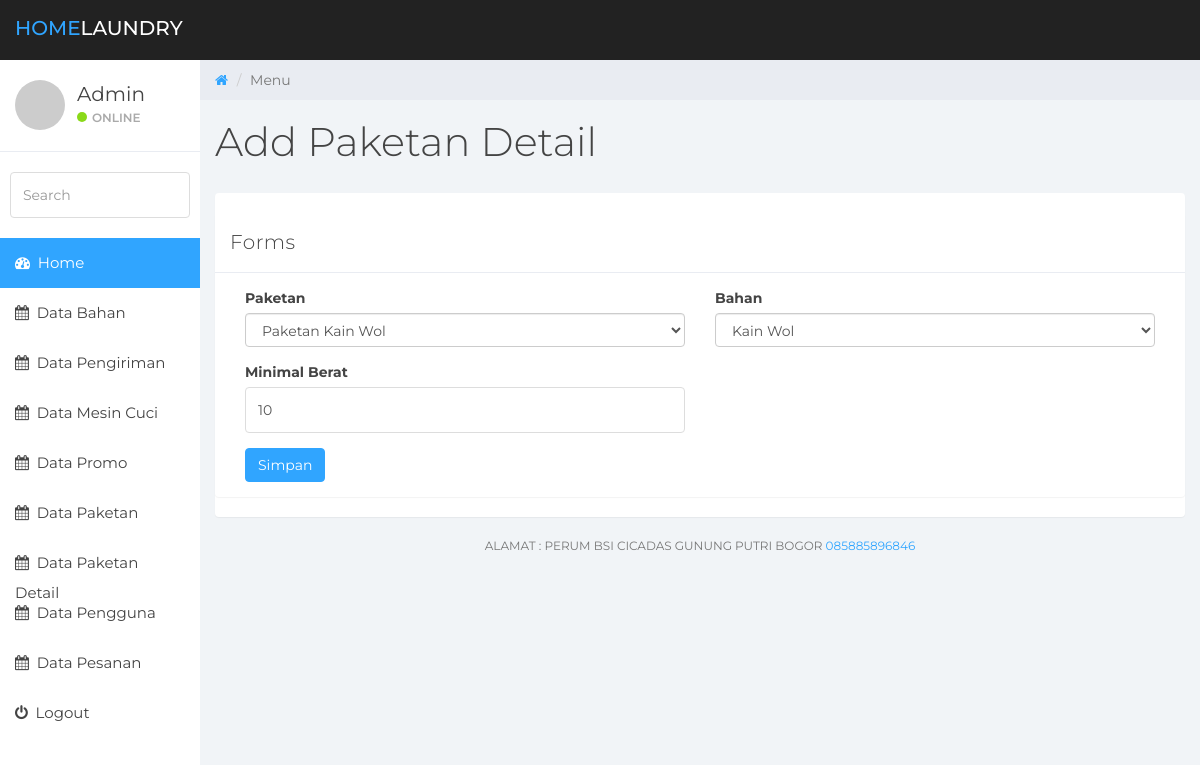
The app's page /admin/paketan_detail/update/1 with its own data.
### tables this page shows
CREATE TABLE `paketan_detail` (
  `id_paketan_detail` int(3) NOT NULL AUTO_INCREMENT,
  `id_paketan` int(3) NOT NULL,
  `id_bahan` int(3) NOT NULL,
  `minimal_berat` int(3) NOT NULL,
  `harga_paketan` decimal(13,0) NOT NULL,
  PRIMARY KEY (`id_paketan_detail`),
  KEY `id_paketan` (`id_paketan`),
  CONSTRAINT `paketan_detail_ibfk_1` FOREIGN KEY (`id_paketan`) REFERENCES `paketan` (`id_paketan`) ON DELETE CASCADE ON UPDATE CASCADE
);

CREATE TABLE `paketan` (
  `id_paketan` int(3) NOT NULL AUTO_INCREMENT,
  `nama_paketan` varchar(100) NOT NULL,
  `total_harga_paketan` decimal(13,0) NOT NULL DEFAULT '0',
  `tipe_potongan_paketan` int(1) NOT NULL COMMENT '0 = Rupiah, 1 = Persen',
  `potongan_harga_paketan` double NOT NULL,
  `waktu_pembuatan` datetime NOT NULL,
  `waktu_perubahan_terakhir` timestamp NOT NULL DEFAULT CURRENT_TIMESTAMP ON UPDATE CURRENT_TIMESTAMP,
  PRIMARY KEY (`id_paketan`)
);

CREATE TABLE `bahan` (
  `id_bahan` int(3) NOT NULL AUTO_INCREMENT,
  `nama_bahan` varchar(50) NOT NULL,
  `harga_kiloan` decimal(13,0) NOT NULL DEFAULT '0',
  `harga_satuan` decimal(13,0) NOT NULL DEFAULT '0',
  `status_bahan` int(1) NOT NULL COMMENT '0 = Tidak aktif, 1 = Aktif',
  `waktu_pembuatan` datetime DEFAULT NULL,
  `waktu_perubahan_terakhir` timestamp NOT NULL DEFAULT CURRENT_TIMESTAMP ON UPDATE CURRENT_TIMESTAMP,
  PRIMARY KEY (`id_bahan`)
);

### application/controllers/admin/PaketanDetailController.php (called while the page is built, shortened)
<?php if ( ! defined('BASEPATH')) exit('No direct script access allowed');
class PaketanDetailController extends CI_Controller {
	public function __construct()
	{
		$this->load->library('session');
		$this->load->model('PaketanDetail');
		$this->load->model('Paketan');
		$this->load->model('Bahan');
	}
	public function update($idpaketandetail)
	{
		$data['content'] = "updatepaketandetail";
		$data['title'] = "Update Paketan Detail";
		$data['idpaketandetail'] = $idpaketandetail;
		$data['paketan'] = $this->Paketan->SelectAll();
		$data['bahan'] = $this->Bahan->SelectAll();
		$data['row'] = $this->PaketanDetail->SelectIdPaketanDetail($idpaketandetail)->row();
		$this->load->view('admin/adminapp',$data);
	}
}

### index.php (called while the page is built, shortened)
<?php
require_once BASEPATH.'core/CodeIgniter.php';

### application/models/Paketan.php (called while the page is built, shortened)
<?php if ( ! defined('BASEPATH')) exit('No direct script access allowed');
class Paketan extends CI_Model
{
	public function SelectAll()
	{
		$this->db->select('*');
		$this->db->from('paketan');
		return $this->db->get();
	}
}

### application/models/PaketanDetail.php (called while the page is built, shortened)
<?php if ( ! defined('BASEPATH')) exit('No direct script access allowed');
class PaketanDetail extends CI_Model
{
	public function SelectIdPaketanDetail($id)
	{
		$this->db->select('*');
		$this->db->from('paketan_detail');
		$this->db->where('id_paketan_detail',$id);
		return $this->db->get();
	}
}

### application/models/Bahan.php (called while the page is built, shortened)
<?php if ( ! defined('BASEPATH')) exit('No direct script access allowed');
class Bahan extends CI_Model
{
	public function SelectAll()
	{
		$this->db->select('*');
		$this->db->from('bahan');
		return $this->db->get();
	}
}

### application/views/admin/pages/updatepaketandetail.php (the view, shortened to what this page needs)
<div class="col-sm-9 col-sm-offset-3 col-lg-10 col-lg-offset-2 main">
	<div class="row">
		<ol class="breadcrumb">
			<li><a href="#">
				<em class="fa fa-home"></em>
			</a></li>
			<li class="active">Menu</li>
		</ol>
	</div>
	<div class="row">
		<div class="col-lg-12">
			<h1 class="page-header">Add Paketan Detail</h1>
		</div>
	</div>
	<div class="panel panel-container">
		<div class="row">
			<div class="col-lg-12">
				<div class="panel panel-default">
					<div class="panel-heading">Forms</div>
					<div class="panel-body">
						<form action="<?php echo base_url(); ?>admin/PaketanDetailController/updateproses/<?php echo $idpaketandetail; ?>" method="post">
							<div class="col-md-6">
								<div class="form-group">
									<label>Paketan</label>
									<select class="form-control" name="id_paketan">
										<?php foreach ($paketan->result() as $items) { ?>
											<option value="<?php echo $items->id_paketan; ?>" <?php if($row->id_paketan == $items->id_paketan){ echo 'selected'; }?>><?php echo $items->nama_paketan; ?></option>
										<?php } ?>
									</select>
								</div>
								<div class="form-group">
									<label>Minimal Berat</label>
									<input class="form-control" placeholder="Minimal Berat" name="minimal_berat" value="<?php echo $row->minimal_berat; ?>">
								</div>
							</div>
							<div class="col-md-6">
								<div class="form-group">
									<label>Bahan</label>
									<select class="form-control" name="id_bahan">
										<?php foreach ($bahan->result() as $items) { ?>
											<option value="<?php echo $items->id_bahan; ?>" <?php if($row->id_bahan == $items->id_bahan){ echo 'selected'; }?>><?php echo $items->nama_bahan; ?></option>
										<?php } ?>
									</select>
								</div>
							</div>
							<div class="col-md-12">
								<button type="submit" name="submit" class="btn btn-primary">Simpan</button>
							</div>
						</form>
					</div>
				</div>
			</div>
		</div>
	</div>
	<div class="col-sm-12">
		<p class="back-link">Alamat : Perum BSI Cicadas Gunung Putri Bogor <a href="https://www.medialoot.com">085885896846</a></p>
	</div>
</div>

### assets/css/styles.css (style rules this page uses)
body { background: #f1f4f7; padding-top: 60px; font-size: 14px; color: #444444; font-family: "Montserrat", "Helvetica Neue", Helvetica, Arial, sans-serif; }
p { color: #777; }
a, a:hover, a:focus { color: #30a5ff; }
h1, h2, h3, h4, h5, h6 { color: #444444; }
h1 { font-weight: 300; font-size: 40px; }
input.form-control { border: 1px solid #ddd; box-shadow: none; height: 46px; }
.btn-primary, .btn-primary:hover, .btn-primary:focus, .btn-primary:active, .btn-primary.active, .open > .dropdown-toggle.btn-primary, .btn-primary.disabled, .btn-primary[disabled], fieldset[disabled] .btn-primary, .btn-primary.disabled:hover, .btn-primary[disabled]:hover, fieldset[disabled] .btn-primary:hover, .btn-primary.disabled:focus, .btn-primary[disabled]:focus, fieldset[disabled] .btn-primary:focus, .btn-primary.disabled:active, .btn-primary[disabled]:active, fieldset[disabled] .btn-primary:active, .btn-primary.disabled.active, .btn-primary[disabled].active, fieldset[disabled] .btn-primary.active { background-color: #30a5ff; border-color: #30a5ff; }
.panel { border: 0; }
.panel-container { padding-top: 20px; }
.panel-heading { font-size: 20px; font-weight: 300; letter-spacing: 0.025em; height: 60px; line-height: 38px; }
.panel-default .panel-heading { background: #fff; border-bottom: 1px solid #e9ecf2; color: #444444; }
.breadcrumb { border-radius: 0; padding: 10px 15px 10px 15px; background: #e9ecf2; margin: 0; }
h1.page-header { margin-top: 20px; border-bottom: 0; }
p.back-link { text-align: center; margin-bottom: 20px; font-size: 12px; text-transform: uppercase; }

### records on screen
paketan_detail: id_paketan "Paketan Kain Wol", minimal_berat "10", id_bahan "Kain Wol"
